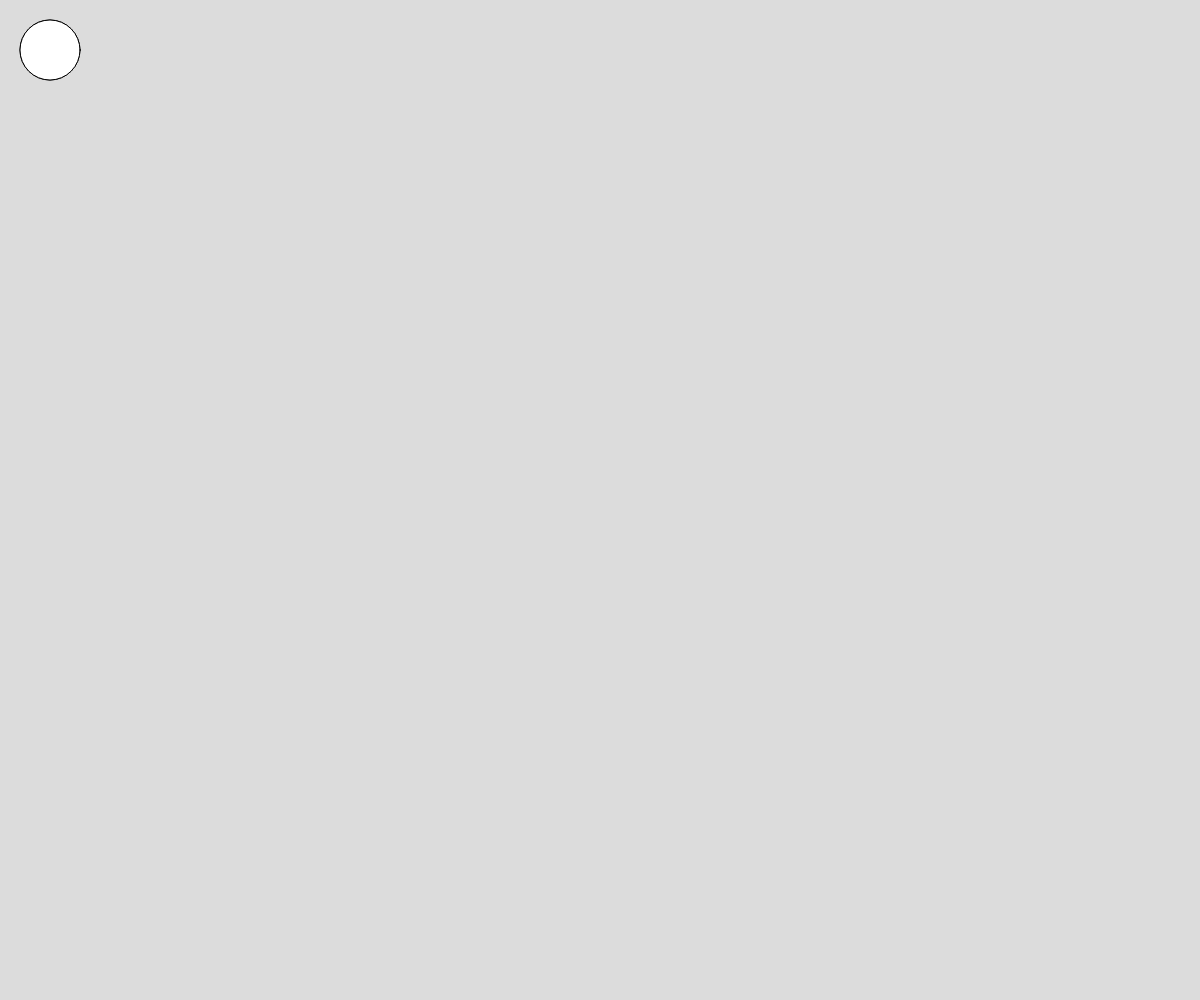
Frame 1 (no input)
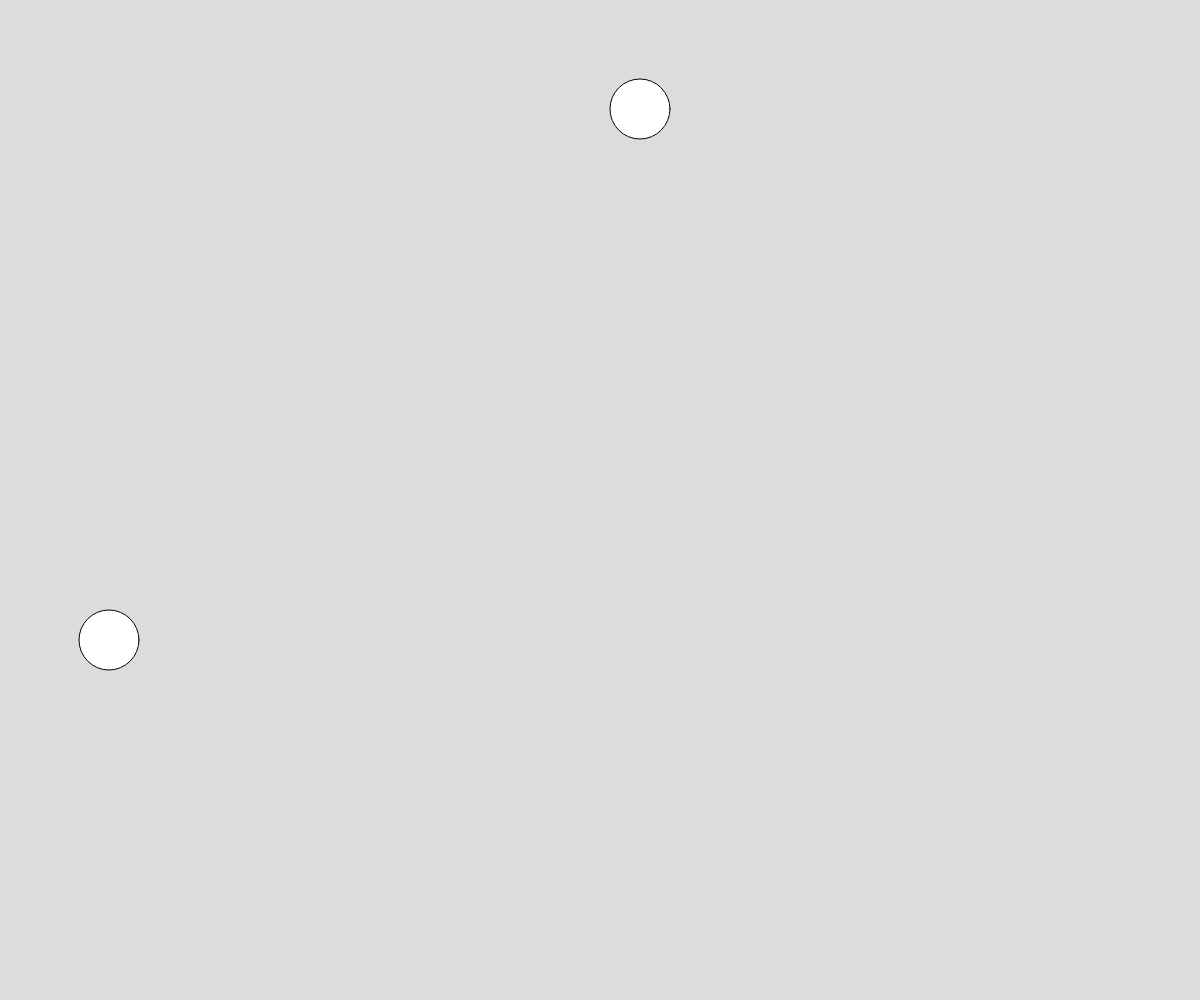
Frame 60 (no input)
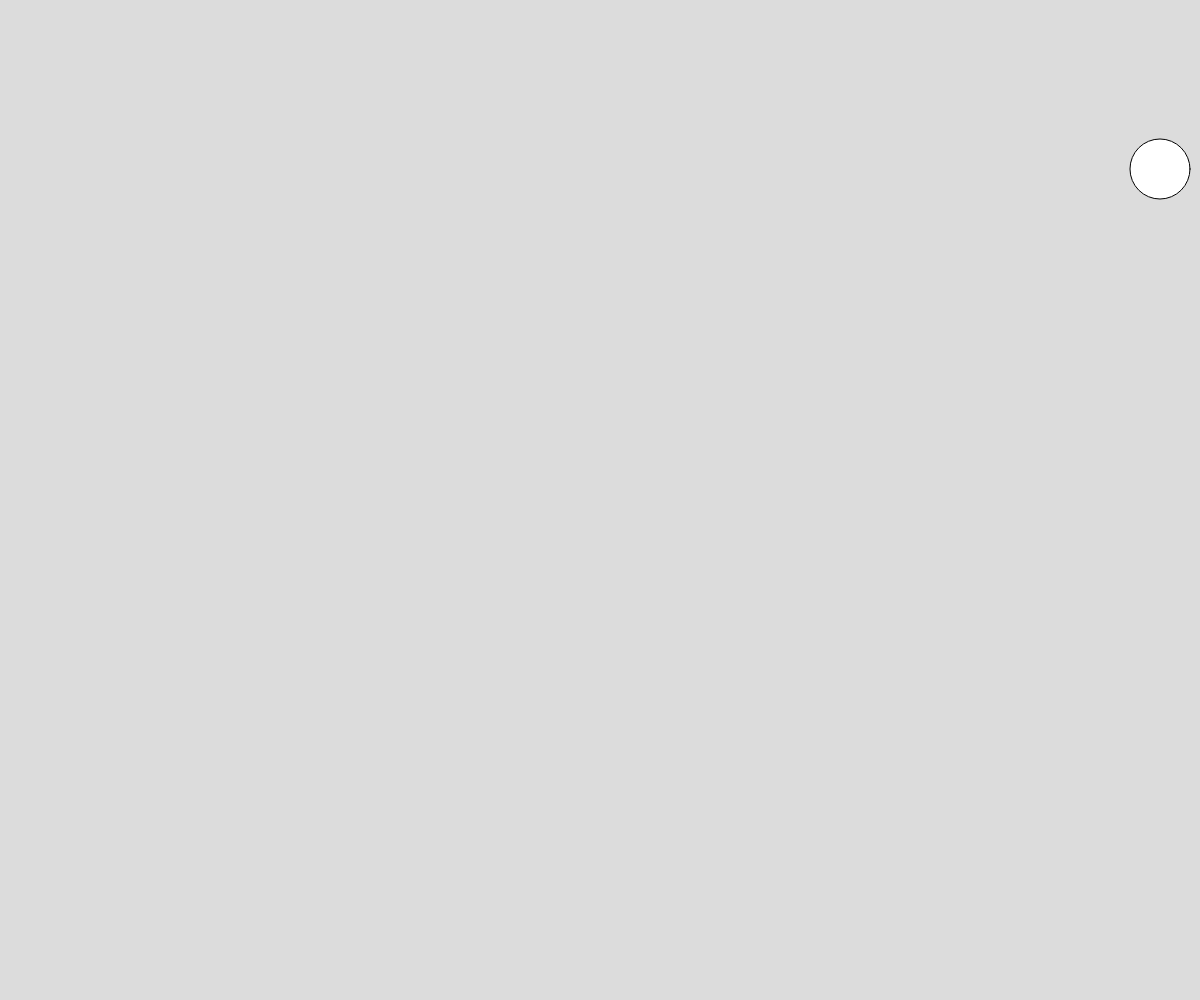
Frame 120 (the mouse pressed at the canvas centre since frame 60)

The p5.js sketch that drew these frames (run headless with seeded random() and noise() and a simulated clock; from frame 60 on, the mouse is pressed at the canvas centre):

// p5.js sketch
// ── sketch.js
var x = 50;
var y = 50;
var xdir = 10;
var ydir = 1;

function setup() {
  background(220);
  createCanvas(windowWidth, windowHeight);
}

function draw() {
  
  background(220);
  ellipse(x, y, 60, 60);
  ellipse(y,x,60,60);
  
  x = x +  xdir;
  y = y + ydir;


  if (x >= windowWidth || x <= 25) {
    xdir = xdir * -1;
  }

  if (y >= windowHeight || y <= 25) {
    ydir = ydir * -1;
  }

}
